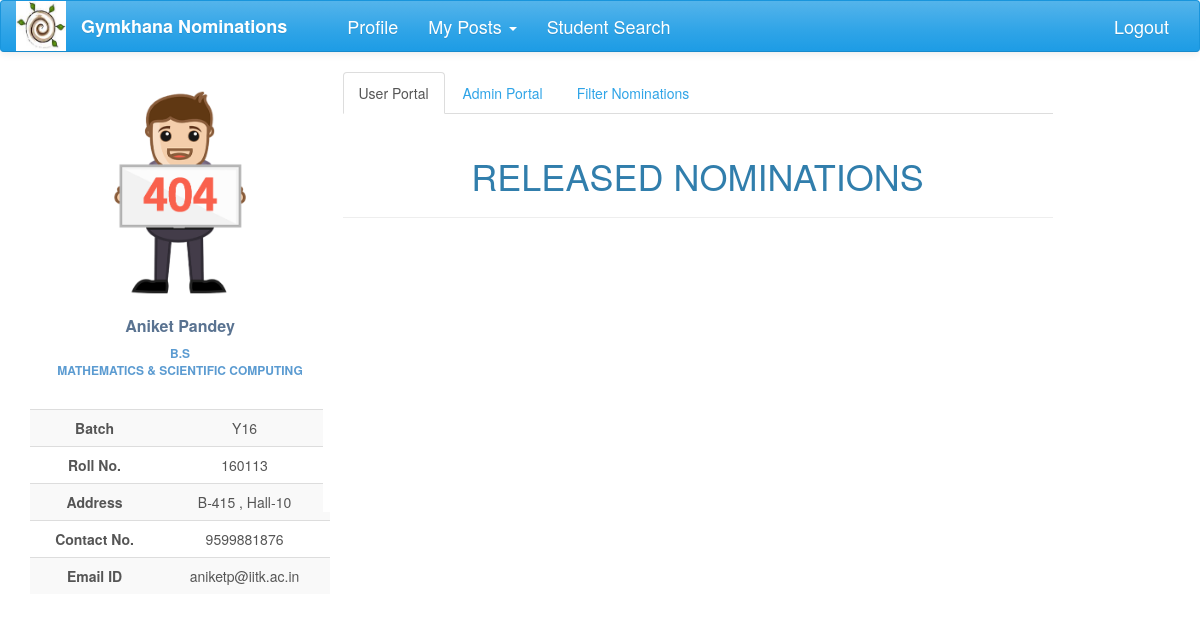
/nominations/ (signed in), run on an earlier commit of the app's database.
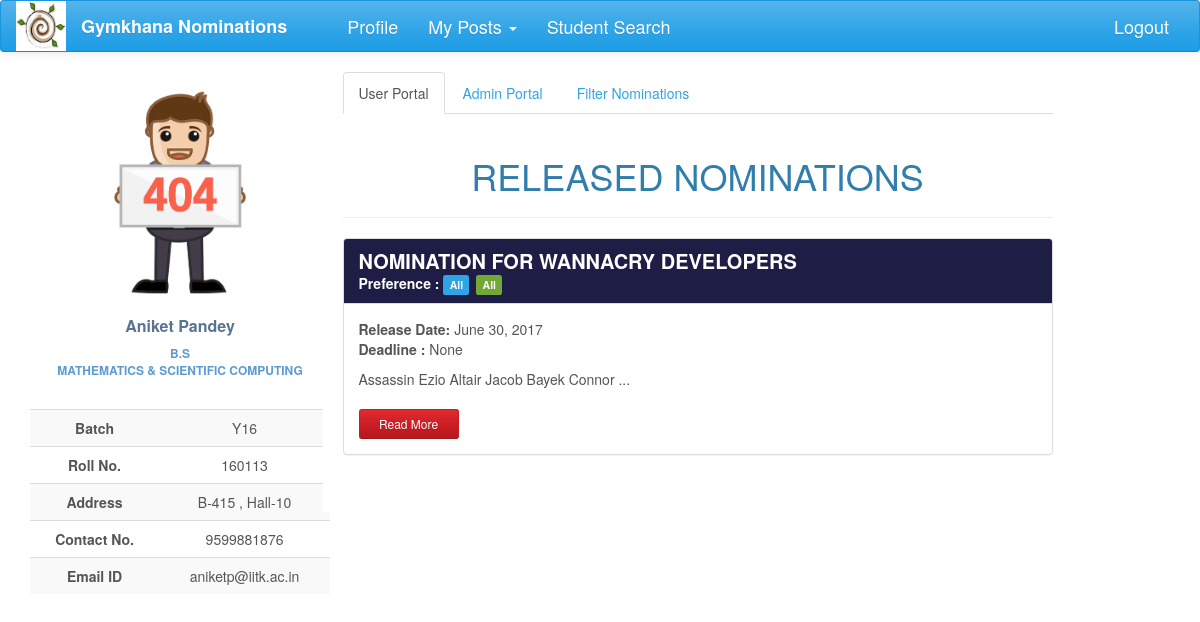
And on a later commit of the database.
### nomi/models.py (models this page shows, shortened)
class Nomination(models.Model):
    name = models.CharField(max_length=200)
    description = models.TextField(max_length=20000, null=True, blank=True)
    brief_desc = models.TextField(max_length=300, null=True, blank=True)
    nomi_post = models.ForeignKey(Post, null=True)
    nomi_form = models.OneToOneField('forms.Questionnaire', null=True, blank=True)
    status = models.CharField(max_length=50, choices=STATUS, default='Nomination created')
    result_approvals = models.ManyToManyField(Post, related_name='result_approvals', symmetrical=False, blank=True)
    nomi_approvals = models.ManyToManyField(Post, related_name='nomi_approvals', symmetrical=False, blank=True)
    group_status = models.CharField(max_length=50, choices= GROUP_STATUS, default='normal')
    tags = models.ManyToManyField(Club, related_name='club_nomi', symmetrical=False, blank=True)
    opening_date = models.DateField(null=True, blank=True)
    closing_date = models.DateField(null=True, blank=True, editable=True)
    year_choice = models.CharField(max_length=100, choices=YEAR_1, null=True)
    hall_choice = models.CharField(max_length=100, choices=HALL_1, null=True)
    dept_choice = models.CharField(max_length=100, choices=DEPT_1, null=True)

### nomi/views.py (the view, shortened to what this page needs)
@login_required
def index(request):
    if request.user.is_authenticated:
        try:
            posts = Post.objects.filter(post_holders=request.user)
            username = UserProfile.objects.get(user=request.user)
            club_filter = ClubFilter(request.POST or None)
            grouped_nomi = GroupNomination.objects.filter(status='out')
            nomi = Nomination.objects.filter(group_status='normal').filter(status='Nomination out')
            result_query = sorted(chain(nomi, grouped_nomi), key=attrgetter('opening_date'), reverse=True)
            return render(request, 'index1.html', context={'posts': posts, 'username': username,
                                                           'result_query': result_query, 'club_filter': club_filter})
        except ObjectDoesNotExist:
            profile = UserProfile.objects.create(user=request.user)
            pk = profile.pk
            return HttpResponseRedirect(reverse('profile_update', kwargs={'pk': pk}))
    else:
        return HttpResponseRedirect(reverse('login'))

### nomi/global_contexts.py (called while the page is built)
def context(request):
    if request.user.is_authenticated:
        try:
            my_profile = UserProfile.objects.get(user=request.user)
            my_posts = Post.objects.filter(post_holders=request.user)
            length = len(my_posts)
            senate = False
            for post in my_posts:
                if post.perms == 'can ratify the post':
                    senate = True
            return {'my_posts': my_posts, 'my_profile': my_profile, 'senate': senate, 'length': length}
        except ObjectDoesNotExist:
            return {'my_posts': 0, 'my_profile': 0}
    else:
        return {'my_posts': 0, 'my_profile': 0}

### nomi/models.py (called while the page is built)
    def __str__(self):
        return self.club_name

    def image_url(self):
        if self.user_img and hasattr(self.user_img, 'url'):
            return self.user_img.url
        else:
            return '/static/nomi/img/banner.png'

### nomi/templatetags/temp_tags.py (called while the page is built)
@register.filter
def to_class_name(value):
    return value.__class__.__name__

@register.filter
def group_status(group):
    out = False
    for nomi in group.nominations.all():
        if nomi.status == 'Nomination out':
            out = True
            break
    return out

### nomi/templates/index1.html (shortened to what this page needs)
{% extends 'base2.html' %}
{% load staticfiles %}
{% load bootstrap %}
{% load temp_tags %}
{% block content %}
<div class="profile-content ">
    <div>
         <ul class="nav nav-tabs">
             <li class="active"><a href="#user" data-toggle="tab" aria-expanded="true">User Portal</a></li>
             {% if posts %}
              <li><a href="{% url 'admin_portal' %}" aria-expanded="false">Admin Portal</a></li>
             {% endif %}
            <li><a href="#filter" data-toggle="tab" aria-expanded="true">Filter Nominations</a></li>
         </ul>
    </div>
    <div id="myTabContent" class="tab-content">
         <div class="tab-pane fade active in profile-nominations" id="user">
                <br>
                <div>
                <div>
                    <h1 style="text-align: center">RELEASED NOMINATIONS</h1>
                    <hr>
                </div>
                    {% for nomi in result_query %}
                    {% if nomi|to_class_name == 'Nomination' %}
                    <div class="panel panel-success">
                    <div class="panel-heading" style="background-color: #1e1d46">
                        <h3 class="panel-title" style="font-weight: bolder; font-size: 20px">{{ nomi.name.upper }}</h3>
                        <span style="font-weight: bolder">Preference : </span>
                        <span class="label label-primary">{{nomi.year_choice}}</span>
                        <span class="label label-success">{{nomi.dept_choice}}</span>
                    </div>
                    <div class="panel-body">
                        <div><span style="font-weight: bold">Release Date: </span> {{nomi.opening_date}}</div>
                        <p><span style="font-weight: bolder"> Deadline :  </span>{{nomi.closing_date}}</p>
                        <p>{{nomi.brief_desc}} ...</p>
                        <a href="{% url 'nomi_detail' nomi_pk=nomi.pk %}"
                           class="btn btn-sm read-more-button btn-danger">Read More</a>
                    </div>
                    </div>
                        {% endif %}
                    {% endfor %}
                </div>
         </div>
    </div>
</div>
{% endblock %}

What changed in the data, as far as the page shows it:
now on this page (row edited): Nomination: name "NOMINATION FOR WANNACRY DEVELOPERS", year_choice "All", dept_choice "All", opening_date "June 30, 2017", closing_date "None", brief_desc "Assassin Ezio Altair Jacob Bayek Connor"
